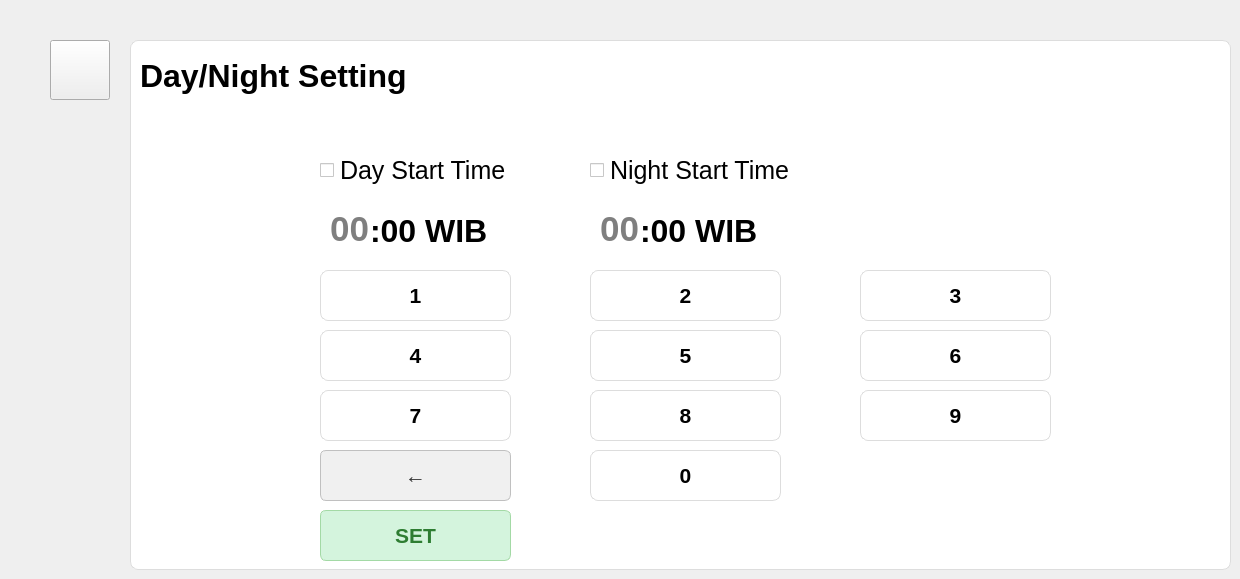
    <widget class="QWidget" name="dayNightPage">
     <widget class="QPushButton" name="goDashboardFromDayNight">
      <property name="geometry">
       <rect>
        <x>50</x>
        <y>40</y>
        <width>60</width>
        <height>60</height>
       </rect>
      </property>
      <property name="font">
       <font>
        <pointsize>20</pointsize>
        <weight>75</weight>
        <bold>true</bold>
       </font>
      </property>
      <property name="text">
       <string/>
      </property>
      <property name="icon">
       <iconset>
        <normaloff>image-removebg-preview (2).png</normaloff>image-removebg-preview (2).png</iconset>
      </property>
      <property name="iconSize">
       <size>
        <width>40</width>
        <height>40</height>
       </size>
      </property>
     </widget>
     <widget class="QFrame" name="dayNightFrame">
      <property name="geometry">
       <rect>
        <x>130</x>
        <y>40</y>
        <width>1101</width>
        <height>530</height>
       </rect>
      </property>
      <property name="styleSheet">
       <string notr="true">background-color: #ffffff;   /* Putih bersih */
    border: 1px solid #dddddd;  /* Border abu muda agar tidak terlalu kontras */
    border-radius: 8px;         /* Sudut agak membulat */</string>
      </property>
      <property name="frameShape">
       <enum>QFrame::StyledPanel</enum>
      </property>
      <property name="frameShadow">
       <enum>QFrame::Raised</enum>
      </property>
      <widget class="QPushButton" name="buttonZeroStartTime">
       <property name="geometry">
        <rect>
         <x>460</x>
         <y>410</y>
         <width>191</width>
         <height>51</height>
        </rect>
       </property>
       <property name="font">
        <font>
         <pointsize>16</pointsize>
         <weight>75</weight>
         <bold>true</bold>
        </font>
       </property>
       <property name="text">
        <string>0</string>
       </property>
      </widget>
      <widget class="QPushButton" name="buttonSixStartTime">
       <property name="geometry">
        <rect>
         <x>730</x>
         <y>290</y>
         <width>191</width>
         <height>51</height>
        </rect>
       </property>
       <property name="font">
        <font>
         <pointsize>16</pointsize>
         <weight>75</weight>
         <bold>true</bold>
        </font>
       </property>
       <property name="text">
        <string>6</string>
       </property>
      </widget>
      <widget class="QCheckBox" name="startDayOnOff">
       <property name="geometry">
        <rect>
         <x>190</x>
         <y>110</y>
         <width>191</width>
         <height>41</height>
        </rect>
       </property>
       <property name="font">
        <font>
         <pointsize>19</pointsize>
        </font>
       </property>
       <property name="styleSheet">
        <string notr="true">border: none;
</string>
       </property>
       <property name="text">
        <string>Day Start Time</string>
       </property>
      </widget>
      <widget class="QPushButton" name="buttonThreeStartTime">
       <property name="geometry">
        <rect>
         <x>730</x>
         <y>230</y>
         <width>191</width>
         <height>51</height>
        </rect>
       </property>
       <property name="font">
        <font>
         <pointsize>16</pointsize>
         <weight>75</weight>
         <bold>true</bold>
        </font>
       </property>
       <property name="text">
        <string>3</string>
       </property>
      </widget>
      <widget class="QPushButton" name="buttonNineStartTime">
       <property name="geometry">
        <rect>
         <x>730</x>
         <y>350</y>
         <width>191</width>
         <height>51</height>
        </rect>
       </property>
       <property name="font">
        <font>
         <pointsize>16</pointsize>
         <weight>75</weight>
         <bold>true</bold>
        </font>
       </property>
       <property name="text">
        <string>9</string>
       </property>
      </widget>
      <widget class="QCheckBox" name="startNightOnOff">
       <property name="enabled">
        <bool>true</bool>
       </property>
       <property name="geometry">
        <rect>
         <x>460</x>
         <y>110</y>
         <width>211</width>
         <height>41</height>
        </rect>
       </property>
       <property name="font">
        <font>
         <pointsize>19</pointsize>
        </font>
       </property>
       <property name="styleSheet">
        <string notr="true">border: none;
</string>
       </property>
       <property name="text">
        <string>Night Start Time</string>
       </property>
       <property name="checked">
        <bool>false</bool>
       </property>
       <property name="autoRepeat">
        <bool>false</bool>
       </property>
      </widget>
      <widget class="QPushButton" name="buttonDelStartTime">
       <property name="geometry">
        <rect>
         <x>190</x>
         <y>410</y>
         <width>191</width>
         <height>51</height>
        </rect>
       </property>
       <property name="font">
        <font>
         <pointsize>16</pointsize>
         <weight>75</weight>
         <bold>true</bold>
        </font>
       </property>
       <property name="styleSheet">
        <string notr="true">  background-color: #f0f0f0;       /* Abu-abu muda */
    border: 1px solid #c0c0c0;       /* Border abu yang sedikit lebih gelap */
    border-radius: 6px;
    padding: 5px 12px;
    color: #333333;                  /* Teks abu gelap */
    font-weight: bold;</string>
       </property>
       <property name="text">
        <string>←</string>
       </property>
      </widget>
      <widget class="QLineEdit" name="startTimeNight">
       <property name="geometry">
        <rect>
         <x>460</x>
         <y>168</y>
         <width>51</width>
         <height>41</height>
        </rect>
       </property>
       <property name="font">
        <font>
         <pointsize>26</pointsize>
         <weight>75</weight>
         <bold>true</bold>
        </font>
       </property>
       <property name="styleSheet">
        <string notr="true">border: none;
</string>
       </property>
       <property name="text">
        <string/>
       </property>
       <property name="alignment">
        <set>Qt::AlignRight|Qt::AlignTrailing|Qt::AlignVCenter</set>
       </property>
       <property name="placeholderText">
        <string>00</string>
       </property>
      </widget>
      <widget class="QLabel" name="startTimeNightUnit">
       <property name="geometry">
        <rect>
         <x>510</x>
         <y>170</y>
         <width>191</width>
         <height>41</height>
        </rect>
       </property>
       <property name="font">
        <font>
         <pointsize>24</pointsize>
         <weight>75</weight>
         <bold>true</bold>
        </font>
       </property>
       <property name="styleSheet">
        <string notr="true">border: none;
</string>
       </property>
       <property name="text">
        <string>:00 WIB</string>
       </property>
      </widget>
      <widget class="QPushButton" name="buttonFourStartTime">
       <property name="geometry">
        <rect>
         <x>190</x>
         <y>290</y>
         <width>191</width>
         <height>51</height>
        </rect>
       </property>
       <property name="font">
        <font>
         <pointsize>16</pointsize>
         <weight>75</weight>
         <bold>true</bold>
        </font>
       </property>
       <property name="text">
        <string>4</string>
       </property>
      </widget>
      <widget class="QPushButton" name="buttonTwoStartTime">
       <property name="geometry">
        <rect>
         <x>460</x>
         <y>230</y>
         <width>191</width>
         <height>51</height>
        </rect>
       </property>
       <property name="font">
        <font>
         <pointsize>16</pointsize>
         <weight>75</weight>
         <bold>true</bold>
        </font>
       </property>
       <property name="text">
        <string>2</string>
       </property>
      </widget>
      <widget class="QPushButton" name="buttonSevenStartTime">
       <property name="geometry">
        <rect>
         <x>190</x>
         <y>350</y>
         <width>191</width>
         <height>51</height>
        </rect>
       </property>
       <property name="font">
        <font>
         <pointsize>16</pointsize>
         <weight>75</weight>
         <bold>true</bold>
        </font>
       </property>
       <property name="text">
        <string>7</string>
       </property>
      </widget>
      <widget class="QPushButton" name="buttonFiveStartTime">
       <property name="geometry">
        <rect>
         <x>460</x>
         <y>290</y>
         <width>191</width>
         <height>51</height>
        </rect>
       </property>
       <property name="font">
        <font>
         <pointsize>16</pointsize>
         <weight>75</weight>
         <bold>true</bold>
        </font>
       </property>
       <property name="text">
        <string>5</string>
       </property>
      </widget>
      <widget class="QLabel" name="dayNightStartTimeTitle">
       <property name="geometry">
        <rect>
         <x>10</x>
         <y>10</y>
         <width>311</width>
         <height>51</height>
        </rect>
       </property>
       <property name="font">
        <font>
         <pointsize>24</pointsize>
         <weight>75</weight>
         <bold>true</bold>
        </font>
       </property>
       <property name="styleSheet">
        <string notr="true">border: none;
</string>
       </property>
       <property name="text">
        <string>Day/Night Setting</string>
       </property>
      </widget>
      <widget class="QPushButton" name="buttonEightStartTime">
       <property name="geometry">
        <rect>
         <x>460</x>
         <y>350</y>
         <width>191</width>
         <height>51</height>
        </rect>
       </property>
       <property name="font">
        <font>
         <pointsize>16</pointsize>
         <weight>75</weight>
         <bold>true</bold>
        </font>
       </property>
       <property name="text">
        <string>8</string>
       </property>
      </widget>
      <widget class="QPushButton" name="setStartTime">
       <property name="geometry">
        <rect>
         <x>190</x>
         <y>470</y>
         <width>191</width>
         <height>51</height>
        </rect>
       </property>
       <property name="font">
        <font>
         <pointsize>16</pointsize>
         <weight>75</weight>
         <bold>true</bold>
        </font>
       </property>
       <property name="styleSheet">
        <string notr="true">  background-color: #d4f4dd;      /* Hijau muda lembut */
    border: 1px solid #a3d9a5;      /* Border hijau natural */
    border-radius: 6px;             /* Sudut agak membulat */
    padding: 5px 12px;              /* Padding untuk kenyamanan klik */
    color: #2e7d32;                 /* Teks hijau gelap */
    font-weight: bold;</string>
       </property>
       <property name="text">
        <string>SET</string>
       </property>
      </widget>
      <widget class="QLineEdit" name="startTimeDay">
       <property name="geometry">
        <rect>
         <x>190</x>
         <y>168</y>
         <width>51</width>
         <height>41</height>
        </rect>
       </property>
       <property name="font">
        <font>
         <pointsize>26</pointsize>
         <weight>75</weight>
         <bold>true</bold>
        </font>
       </property>
       <property name="styleSheet">
        <string notr="true">border: none;
</string>
       </property>
       <property name="text">
        <string/>
       </property>
       <property name="alignment">
        <set>Qt::AlignRight|Qt::AlignTrailing|Qt::AlignVCenter</set>
       </property>
       <property name="placeholderText">
        <string>00</string>
       </property>
      </widget>
      <widget class="QLabel" name="startTimeDayUnit">
       <property name="geometry">
        <rect>
         <x>240</x>
         <y>170</y>
         <width>161</width>
         <height>41</height>
        </rect>
       </property>
       <property name="font">
        <font>
         <pointsize>24</pointsize>
         <weight>75</weight>
         <bold>true</bold>
        </font>
       </property>
       <property name="styleSheet">
        <string notr="true">border: none;
</string>
       </property>
       <property name="text">
        <string>:00 WIB</string>
       </property>
      </widget>
      <widget class="QPushButton" name="buttonOneStartTime">
       <property name="geometry">
        <rect>
         <x>190</x>
         <y>230</y>
         <width>191</width>
         <height>51</height>
        </rect>
       </property>
       <property name="font">
        <font>
         <pointsize>16</pointsize>
         <weight>75</weight>
         <bold>true</bold>
        </font>
       </property>
       <property name="text">
        <string>1</string>
       </property>
      </widget>
      <widget class="QLabel" name="label_5">
       <property name="geometry">
        <rect>
         <x>320</x>
         <y>15</y>
         <width>51</width>
         <height>41</height>
        </rect>
       </property>
       <property name="styleSheet">
        <string notr="true">border: none;
</string>
       </property>
       <property name="text">
        <string/>
       </property>
       <property name="pixmap">
        <pixmap>../../../../Users/VICTUS/Downloads/990003-200.png</pixmap>
       </property>
       <property name="scaledContents">
        <bool>true</bool>
       </property>
      </widget>
     </widget>
     <zorder>dayNightFrame</zorder>
     <zorder>goDashboardFromDayNight</zorder>
    </widget>
